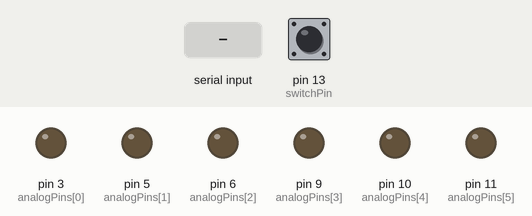
Recording of a sketch running on a simulated Arduino Uno, built with avr-gcc and run on an emulated ATmega328P. Parts: output pins drawn as LEDs (lit = HIGH). The inputs (shaded band) are chosen by the test bench; at power-on: pin 13 (switchPin) LOW. What the sketch prints to the serial monitor is not drawn.

Above: at 1.2 s.
1.3 s: "<90,45>" received over Serial
At 2.0 s:
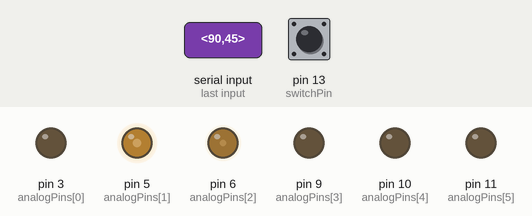
3.8 s: "<30,150>" received over Serial
At 4.6 s:
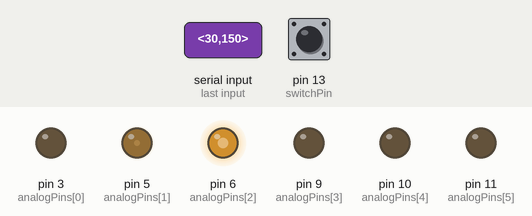
6.3 s: "<5>" received over Serial
At 6.9 s:
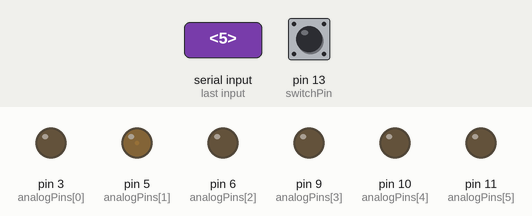
8.8 s: "<90>" received over Serial
At 9.6 s:
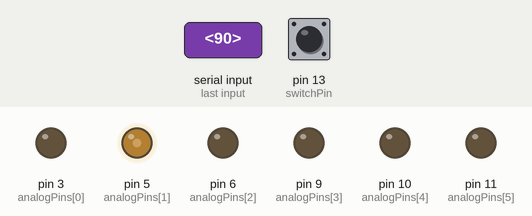
11.3 s: "<200>" received over Serial
At 11.9 s:
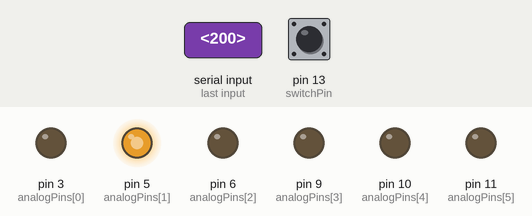
Timing chart, 0 to 14.3 s (numbered marks = the images above; inputs shaded):
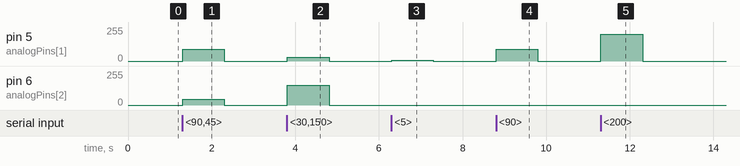

The sketch:

BlindAidGlove.ino
```cpp
#include <Arduino.h>
#include "Functions.h"

void setup()
{
	bool connected = false;
	Serial.begin(9600);

    InitializePins();

//    while(!connected)
//    {
//        Serial.begin(9600);
//        Serial.print("Connection failed!");
//    }

    Serial.print("Connected!");
}

void loop()
{
    ReceiveData();
    ParseValues();
    ControlFeedback();
    //SendResponse();
}
```

Functions.cpp
```cpp
#include "Functions.h"

const byte numChars = 23;
char receivedChars[numChars] = {'<', '0', '0', '0', '0', '0', '0', '0', '0', '0', '0', '0', '0', '0', '0', '0', '0', '0', '0', '0', '0', '0', '>'};
boolean newData = false;
int controlValues[7];
int analogPins[7] = { 3, 5, 6, 9, 10, 11 };
unsigned long timeThreshold = 1000;
unsigned long start = 0;
int beepPeriod = 100;
int switchPin = 13;

void InitializePins()
{
    for(int i = 0; i < 6; ++i)
        pinMode(analogPins[i], OUTPUT);
}

void ReceiveData()
{
    static boolean recvInProgress = false;
    static byte ndx = 0;
    char startMarker = '<';
    char endMarker = '>';
    char rc;

    while (Serial.available() > 0 && newData == false) {
        rc = Serial.read();

        if (recvInProgress == true) {
            if (rc != endMarker) {
                receivedChars[ndx] = rc;
                ndx++;
                if (ndx >= numChars) {
                    ndx = numChars - 1;
                }
            }
            else {
                receivedChars[ndx] = '\0'; // terminate the string
                recvInProgress = false;
                ndx = 0;
                newData = true;
                start = millis();
            }
        }

        else if (rc == startMarker) {
            recvInProgress = true;
        }
    }
}

void ParseValues()
{
    String str(receivedChars);

    if(millis() - start < timeThreshold)
        for(int i = 0; i < 7; ++i)
            controlValues[i] = str.substring(3*i, 3*i+3).toInt();
    else
        for(int i = 0; i < 7; ++i)
            controlValues[i] = 0;
}

void ControlFeedback()
{
    for(int i = 0; i < 5; ++i)
        analogWrite(analogPins[i+1] , controlValues[i]);

    if((millis() / beepPeriod) % 2 == 0 && digitalRead(switchPin) == HIGH)
        analogWrite(analogPins[0], controlValues[5]);
    else
        analogWrite(analogPins[0], 0);

    newData = false;
}

void SendResponse()
{
    String response;
    for(int i = 0; i < 7; ++i)
        //response += String(controlValues[i]);
        Serial.print(controlValues[i]);

    char responseChar[21];
    response.toCharArray(responseChar, 21);

    //Serial.print(responseChar);
}
```

Functions.h
```cpp
#include <Arduino.h>

#ifndef FUNCTIONS_H_INCLUDED
#define FUNCTIONS_H_INCLUDED

void InitializePins();
void ReceiveData();
void ParseValues();
void ControlFeedback();
void SendResponse();

#endif // FUNCTIONS_H_INCLUDED
```

Measured:
- after the input at 1.3 s, pin 5 (analogPins[1]): 0/255 → 90/255 at once, → 0/255 1.0 s later; pin 6 (analogPins[2]): 0/255 → 45/255 at once, → 0/255 1.0 s later
- after the input at 3.8 s, pin 5 (analogPins[1]): 0/255 → 30/255 at once, → 0/255 1.0 s later; pin 6 (analogPins[2]): 0/255 → 150/255 at once, → 0/255 1.0 s later
- after the input at 6.3 s, pin 5 (analogPins[1]): 0/255 → 5/255 at once, → 0/255 1.0 s later
- after the input at 8.8 s, pin 5 (analogPins[1]): 0/255 → 90/255 at once, → 0/255 1.0 s later
- after the input at 11.3 s, pin 5 (analogPins[1]): 0/255 → 200/255 at once, → 0/255 1.0 s later
